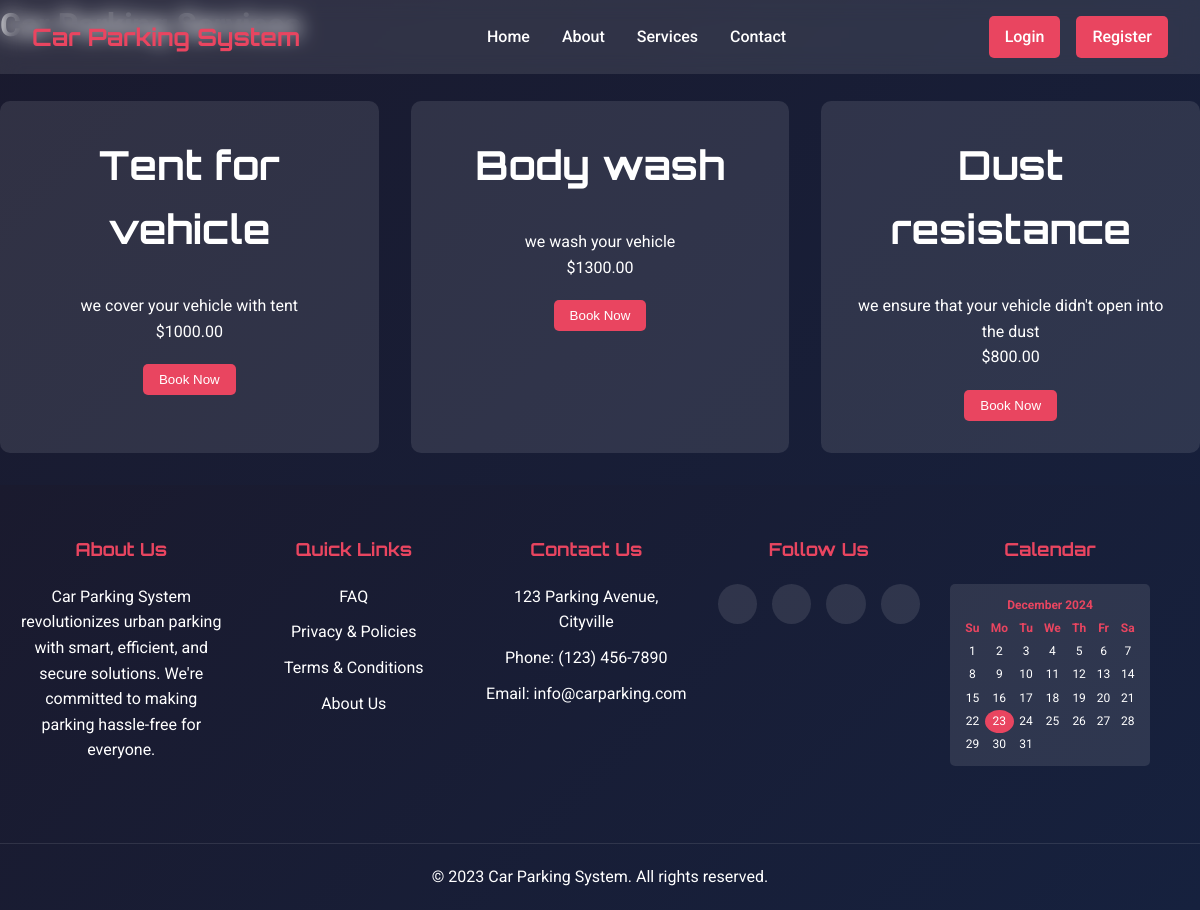
/services.php, run on the app's committed database.
### tables this page shows
CREATE TABLE `services` (
  `id` int(11) NOT NULL,
  `service_name` varchar(255) NOT NULL,
  `description` text DEFAULT NULL,
  `price` decimal(10,2) NOT NULL
);

### services.php (the view, shortened to what this page needs)
<?php
require_once 'config.php';
$sql = "SELECT * FROM services";
$result = $conn->query($sql);
?>
<!DOCTYPE html>
<html lang="en">
<head>
    <link rel="stylesheet" href="css/index.css">
    <link rel="stylesheet" href="css/services.css">
</head>
<body>
    <header>
        <nav>
            <div class="logo">Car Parking System</div>
            <ul class="nav-links">
                <li><a href="index.php">Home</a></li>
                <li><a href="about.php">About</a></li>
                <li><a href="services.php">Services</a></li>
                <li><a href="contact.php">Contact</a></li>
            </ul>
            <div class="auth-buttons">
                <?php if (isset($_SESSION['user_id'])): ?>
                    <span class="username">Welcome, <a href="profile.php"><?php echo htmlspecialchars($_SESSION['username']); ?></a></span>
                    <a href="logout.php" class="btn">Logout</a>
                <?php else: ?>
                    <a href="login.php" class="btn">Login</a>
                    <a href="register.php" class="btn">Register</a>
                <?php endif; ?>
            </div>
        </nav>
    </header>
    <div class="container" >
        <h1>Car Parking Services</h1>
        <div class="services-grid">
            <?php
            if ($result->num_rows > 0) {
                while($row = $result->fetch_assoc()) {
                    echo "<div class='service-card'>";
                    echo "<h2>" . $row["service_name"] . "</h2>";
                    echo "<p>" . $row["description"] . "</p>";
                    echo "<p class='price'>$" . $row["price"] . "</p>";
                    echo "<button class='book-now' onclick='openBookingForm(" . $row["id"] . ")'>Book Now</button>";
                    echo "</div>";
                }
            } else {
                echo "No services available.";
            }
            ?>
        </div>
    </div>
    <footer class="site-footer">
        <div class="footer-content">
            <div class="footer-section">
                <h3>About Us</h3>
                <p>Car Parking System revolutionizes urban parking with smart, efficient, and secure solutions. We're committed to making parking hassle-free for everyone.</p>
            </div>
            <div class="footer-section">
                <h3>Quick Links</h3>
                <ul>
                    <li><a href="faq.php">FAQ</a></li>
                    <li><a href="privacy.php">Privacy & Policies</a></li>
                    <li><a href="terms.php">Terms & Conditions</a></li>
                    <li><a href="about.php">About Us</a></li>
                </ul>
            </div>
            <div class="footer-section">
                <h3>Contact Us</h3>
                <p>123 Parking Avenue, Cityville</p>
                <p>Phone: (123) 456-7890</p>
                <p>Email: info@carparking.com</p>
            </div>
            <div class="footer-section">
                <h3>Follow Us</h3>
                <div class="social-links">
                    <a href="#" class="social-icon"><i class="fab fa-facebook-f"></i></a>
                    <a href="#" class="social-icon"><i class="fab fa-twitter"></i></a>
                    <a href="#" class="social-icon"><i class="fab fa-instagram"></i></a>
                    <a href="#" class="social-icon"><i class="fab fa-linkedin-in"></i></a>
                </div>
            </div>
            <div class="footer-section calendar-section">
                <h3>Calendar</h3>
                <div id="footer-calendar"></div>
            </div>
        </div>
        <div class="footer-bottom">
            <p>&copy; 2023 Car Parking System. All rights reserved.</p>
        </div>
    </footer>
</body>
</html>

### css/index.css (style rules this page uses)
* { margin: 0; padding: 0; box-sizing: border-box; }
body { font-family: 'Roboto', sans-serif; background: linear-gradient(135deg, #1a1a2e, #16213e); color: #ffffff; line-height: 1.6; }
header { background: rgba(255, 255, 255, 0.1); backdrop-filter: blur(10px); padding: 1rem 0; position: fixed; width: 100%; z-index: 1000; }
nav { display: flex; justify-content: space-between; align-items: center; max-width: 1200px; margin: 0 auto; padding: 0 2rem; }
.logo { font-family: 'Orbitron', sans-serif; font-size: 1.5rem; font-weight: 700; color: #e94560; }
.nav-links { display: flex; list-style: none; }
.nav-links li { margin: 0 1rem; }
.nav-links a { color: #ffffff; text-decoration: none; font-weight: 500; transition: color 0.3s ease; }
.auth-buttons { display: flex; align-items: center; }
.auth-buttons a { color: white; text-decoration: none; }
.btn { background: #e94560; color: #ffffff; padding: 0.5rem 1rem; border-radius: 5px; text-decoration: none; font-weight: 500; transition: background 0.3s ease; margin-left: 1rem; }
h2 { font-family: 'Orbitron', sans-serif; font-size: 2.5rem; margin-bottom: 2rem; text-align: center; }
.service-card { background: rgba(255, 255, 255, 0.1); padding: 2rem; border-radius: 10px; text-align: center; transition: transform 0.3s ease; }
footer { background: rgba(255, 255, 255, 0.1); text-align: center; padding: 1rem 0; margin-top: 2rem; }
.site-footer { background: linear-gradient(135deg, #1a1a2e, #16213e); color: #ffffff; padding: 50px 0 20px; font-family: 'Roboto', sans-serif; }
.footer-content { display: flex; flex-wrap: wrap; justify-content: space-between; max-width: 1200px; margin: 0 auto; padding: 0 20px; }
.footer-section { flex: 1; margin-right: 30px; margin-bottom: 30px; min-width: 200px; }
.footer-section h3 { color: #e94560; font-family: 'Orbitron', sans-serif; font-size: 18px; margin-bottom: 20px; }
.footer-section p { line-height: 1.6; margin-bottom: 10px; }
.footer-section ul { list-style-type: none; padding: 0; }
.footer-section ul li { margin-bottom: 10px; }
.footer-section ul li a { color: #ffffff; text-decoration: none; transition: color 0.3s ease; }
.social-links { display: flex; gap: 15px; }
.social-icon { display: inline-flex; align-items: center; justify-content: center; width: 40px; height: 40px; border-radius: 50%; background-color: rgba(255, 255, 255, 0.1); color: #ffffff; text-decoration: none; transition: background-color 0.3s ease, transform 0.3s ease; }
.footer-bottom { text-align: center; padding-top: 20px; margin-top: 40px; border-top: 1px solid rgba(255, 255, 255, 0.1); }
.calendar-section { flex: 0 0 200px; }
#footer-calendar { background-color: rgba(255, 255, 255, 0.1); border-radius: 5px; padding: 10px; font-size: 12px; }

### css/services.css (style rules this page uses)
.services-grid { display: grid; grid-template-columns: repeat(auto-fit, minmax(250px, 1fr)); gap: 2rem; }
.service-card { margin-top: 50px; background: rgba(255, 255, 255, 0.1); padding: 2rem; border-radius: 10px; text-align: center; transition: transform 0.3s ease; }
.book-now { margin-top: 20px; background: #e94560; color: #ffffff; padding: 0.5rem 1rem; border-radius: 5px; text-decoration: none; font-weight: 500; transition: background 0.3s ease; border: none; cursor: pointer; }

### data on the page
services: service_name "Tent for vehicle", description "we cover your vehicle with tent", price "1000.00"
services: service_name "Body wash", description "we wash your vehicle", price "1300.00"
services: service_name "Dust resistance", description "we ensure that your vehicle didn't open into the dust", price "800.00"
